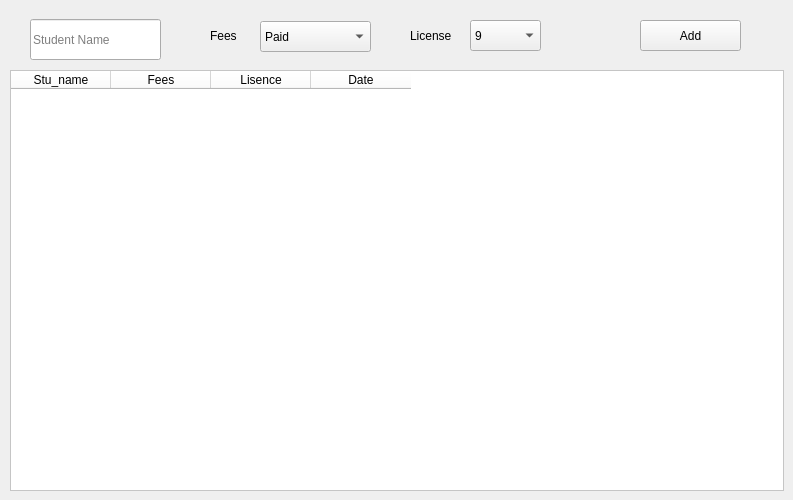
    <widget class="QWidget" name="tab_4">
     <attribute name="title">
      <string>Page</string>
     </attribute>
     <widget class="QTableWidget" name="tableWidget2">
      <property name="geometry">
       <rect>
        <x>10</x>
        <y>70</y>
        <width>774</width>
        <height>421</height>
       </rect>
      </property>
      <property name="styleSheet">
       <string notr="true">background-color: rgb(255, 255, 255);</string>
      </property>
      <column>
       <property name="text">
        <string>Stu_name</string>
       </property>
      </column>
      <column>
       <property name="text">
        <string>Fees</string>
       </property>
      </column>
      <column>
       <property name="text">
        <string>Lisence</string>
       </property>
      </column>
      <column>
       <property name="text">
        <string>Date</string>
       </property>
      </column>
     </widget>
     <widget class="QPushButton" name="pushButton_6">
      <property name="geometry">
       <rect>
        <x>640</x>
        <y>20</y>
        <width>101</width>
        <height>31</height>
       </rect>
      </property>
      <property name="text">
       <string>Add</string>
      </property>
     </widget>
     <widget class="QLineEdit" name="lineEdit">
      <property name="geometry">
       <rect>
        <x>30</x>
        <y>19</y>
        <width>131</width>
        <height>41</height>
       </rect>
      </property>
      <property name="placeholderText">
       <string>Student Name</string>
      </property>
     </widget>
     <widget class="QComboBox" name="comboBox">
      <property name="geometry">
       <rect>
        <x>260</x>
        <y>21</y>
        <width>111</width>
        <height>31</height>
       </rect>
      </property>
      <item>
       <property name="text">
        <string>Paid </string>
       </property>
      </item>
      <item>
       <property name="text">
        <string>Not Paid</string>
       </property>
      </item>
     </widget>
     <widget class="QComboBox" name="comboBox_2">
      <property name="geometry">
       <rect>
        <x>470</x>
        <y>20</y>
        <width>71</width>
        <height>31</height>
       </rect>
      </property>
      <item>
       <property name="text">
        <string>9 </string>
       </property>
      </item>
      <item>
       <property name="text">
        <string>8</string>
       </property>
      </item>
      <item>
       <property name="text">
        <string>6</string>
       </property>
      </item>
      <item>
       <property name="text">
        <string>5</string>
       </property>
      </item>
      <item>
       <property name="text">
        <string>1 year</string>
       </property>
      </item>
     </widget>
     <widget class="QLabel" name="label">
      <property name="geometry">
       <rect>
        <x>210</x>
        <y>20</y>
        <width>31</width>
        <height>31</height>
       </rect>
      </property>
      <property name="text">
       <string>Fees</string>
      </property>
     </widget>
     <widget class="QLabel" name="label_2">
      <property name="geometry">
       <rect>
        <x>410</x>
        <y>20</y>
        <width>41</width>
        <height>31</height>
       </rect>
      </property>
      <property name="text">
       <string>License</string>
      </property>
     </widget>
    </widget>
